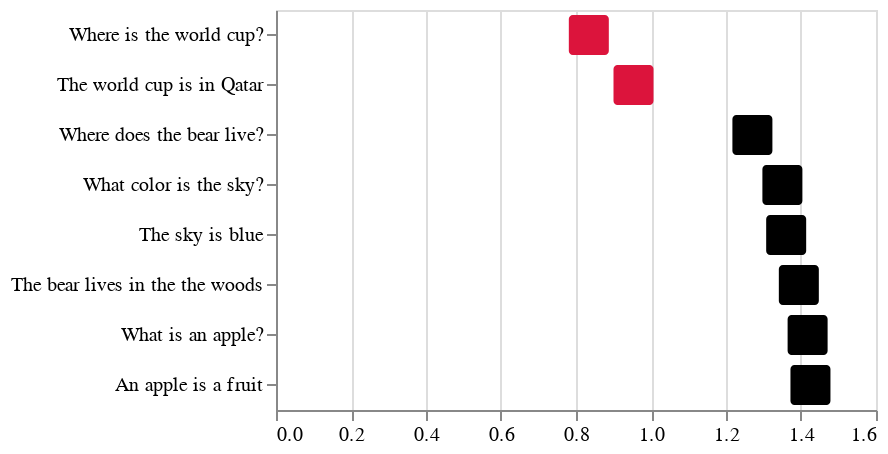

Source (notebook cell):
### Code cell
alt.Chart(results).encode(
    alt.X("distance", title=""),
    alt.Y("text", title="", sort=results["text"].unique()),
    alt.Tooltip(["distance"], format=".4"),
    color=alt.condition((alt.datum.distance < 1), alt.ColorValue('crimson'), alt.ColorValue('black')),
).mark_rect(
    width=20,
    height=20,
    cornerRadius=2,
).properties(width=alt.Step(50), height=alt.Step(25))

### Figure 1 — Vega-Lite specification as saved in the notebook (floating-point values rounded to 4 significant figures)
{"config": {"view": {"continuousWidth": 300, "continuousHeight": 300}}, "data": {"name": "data-df625ac45c76d931b34098d36274a618"}, "mark": {"type": "rect", "cornerRadius": 2, "height": 20, "width": 20}, "encoding": {"color": {"condition": {"test": "(datum.distance < 1)", "value": "crimson"}, "value": "black"}, "tooltip": [{"field": "distance", "format": ".4", "type": "quantitative"}], "x": {"field": "distance", "title": "", "type": "quantitative"}, "y": {"field": "text", "sort": ["Where is the world cup?", "The world cup is in Qatar", "Where does the bear live?", "What color is the sky?", "The sky is blue", "The bear lives in the the woods", "What is an apple?", "An apple is a fruit"], "title": "", "type": "nominal"}}, "height": {"step": 25}, "width": {"step": 50}, "$schema": "https://vega.github.io/schema/vega-lite/v5.8.0.json", "datasets": {"data-df625ac45c76d931b34098d36274a618": [{"text": "Where is the world cup?", "distance": 0.8342}, {"text": "The world cup is in Qatar", "distance": 0.9533}, {"text": "Where does the bear live?", "distance": 1.27}, {"text": "What color is the sky?", "distance": 1.35}, {"text": "The sky is blue", "distance": 1.36}, {"text": "The bear lives in the the woods", "distance": 1.394}, {"text": "What is an apple?", "distance": 1.418}, {"text": "An apple is a fruit", "distance": 1.425}]}}
